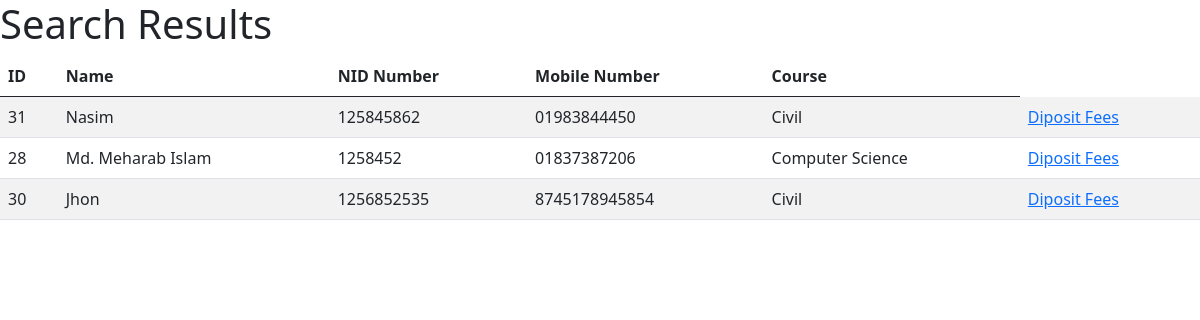
/pre-search-deposite/, run on the app's committed database.
### management/models.py (models this page shows, shortened)
class AllStudent(models.Model):
    name = models.CharField(max_length=50, null=True, blank=True)
    nid_card = models.CharField(max_length=50, null=True, blank=True, unique = True)
    phone_number = models.CharField(max_length = 50, null=True, blank=True, unique = True)
    nationality = models.CharField(max_length = 50, null=True, blank=True)
    country = models.CharField(max_length = 50, null=True, blank=True)
    addmission_date = models.DateField(null=True, blank=True)
    course = models.ForeignKey(Course, on_delete=models.CASCADE, null=True, blank=True)
    tax = models.DecimalField(max_digits=10, decimal_places=2, null = True, blank = True)
    class_or_level = models.IntegerField(null = True, blank =True, default = 1)
    is_paid = models.BooleanField(default = False)
    addmision_fee = models.DecimalField(max_digits=10, decimal_places=2, null = True, blank = True)
    join_date = models.DateField(auto_now_add = True)
    due_amount = models.DecimalField(max_digits=10, decimal_places=2, null = True, blank = True, default = 0)
    per_month_installment_amount = models.DecimalField(max_digits=10, decimal_places=2, null = True, blank = True)
    total_paid_amount = models.DecimalField(max_digits=10, decimal_places=2, null = True, blank = True, default = 0)
    extra_money = models.DecimalField(max_digits=10, decimal_places=2, null = True, blank = True, default = 0)
    total_payable_amount = models.DecimalField(max_digits=10, decimal_places=2, null = True, blank = True)
    objects = AllStudentManager()

class Course(models.Model):
    name = models.CharField(max_length=50)
    course_fee = models.DecimalField(max_digits=10, decimal_places=2)
    admission_fee = models.DecimalField(max_digits=10, decimal_places=2, null = True,  blank = True)
    course_start_date = models.DateField(null=True, blank=True)
    course_end_date = models.DateField(null=True, blank=True)

### management/views.py (the view)
# urls.py: path('pre-search-deposite/', views.pre_search_deposit, name= 'pre-search-deposit'),
def pre_search_deposit(request):
    try:
        nid_card_number = request.GET.get('nidCardNumber', '')
        student_name = request.GET.get('studentName', '')
        level = request.GET.get('level', '')
        course = request.GET.get('course', '')
        queryset = AllStudent.objects.all()
        if nid_card_number:
            queryset = queryset.filter(nid_card__icontains=nid_card_number)
        if student_name:
            queryset = queryset.filter(name__icontains=student_name)
        if level:
            queryset = queryset.filter(class_or_level__icontains=level)
        if course:
            queryset = queryset.filter(course__name__icontains=course)  # Assuming 'course' is a ForeignKey to Course model
        queryset = queryset.order_by('-join_date')
        students = list(queryset)
        context = {
            'students': students,
            'nid_card_number': nid_card_number,
            'student_name': student_name,
            'level': level,
            'course': course,
        }
        if students:
            print(context['students'][0].name)
        return render(request, 'preFeeDeposit.html', context)
    except Exception as e:
        return HttpResponseBadRequest(f"An error occurred: {e}")

### templates/preFeeDeposit.html (shortened to what this page needs)
<!DOCTYPE html>
<html lang="en">
<head>
    <link href="https://cdn.jsdelivr.net/npm/bootstrap@5.0.2/dist/css/bootstrap.min.css" rel="stylesheet">
</head>
<body>
    <h1>Search Results</h1>
    {% if students %}
    <table class="table table-striped table-hover">
        <thead>
          <tr>
            <th scope="col">ID</th>
            <th scope="col">Name</th>
            <th scope="col">NID Number</th>
            <th scope="col">Mobile Number</th>
            <th scope="col">Course</th>
          </tr>
        </thead>
            <tbody>
                {% for student in students %}
                    <tr>
                        <td>{{ student.id }}</td>
                        <td>{{ student.name }}</td>
                        <td>{{ student.nid_card }}</td>
                        <td>{{ student.phone_number }}</td>
                        <td>{{ student.course.name }}</td>
                        <td><a href="http://127.0.0.1:8000/fee-deposite/{{student.nid_card}}">Diposit Fees</a></td>
                    </tr>
                {% endfor %}
            </tbody>
        </table>
    {% else %}
        <p>No results found.</p>
    {% endif %}
</body>
</html>

### data on the page
AllStudent: id "31", name "Nasim", nid_card "125845862", phone_number "01983844450", course.name "Civil"
AllStudent: id "28", name "Md. Meharab Islam", nid_card "1258452", phone_number "01837387206", course.name "Computer Science"
AllStudent: id "30", name "Jhon", nid_card "1256852535", phone_number "8745178945854", course.name "Civil"
